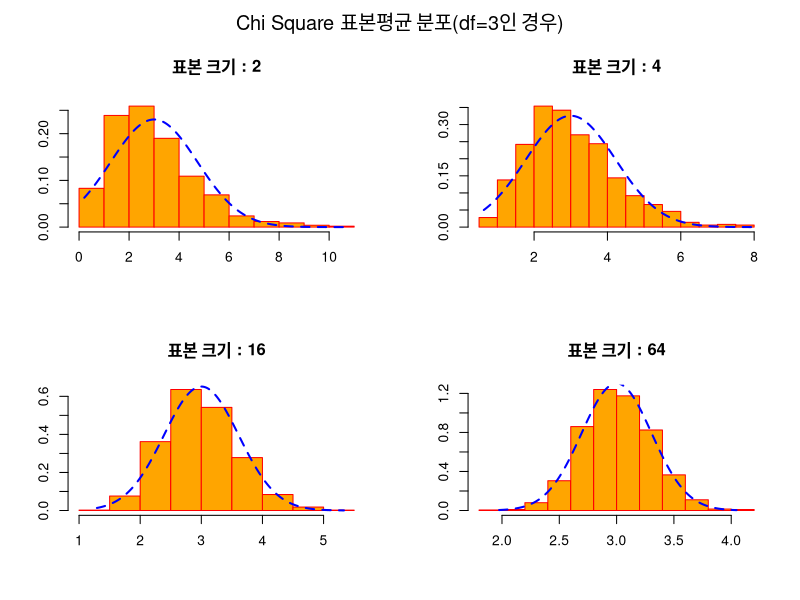
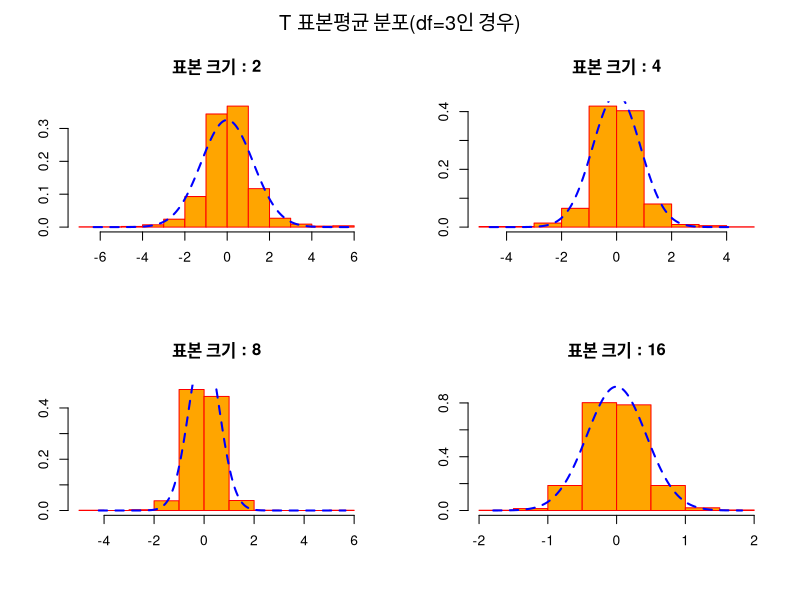
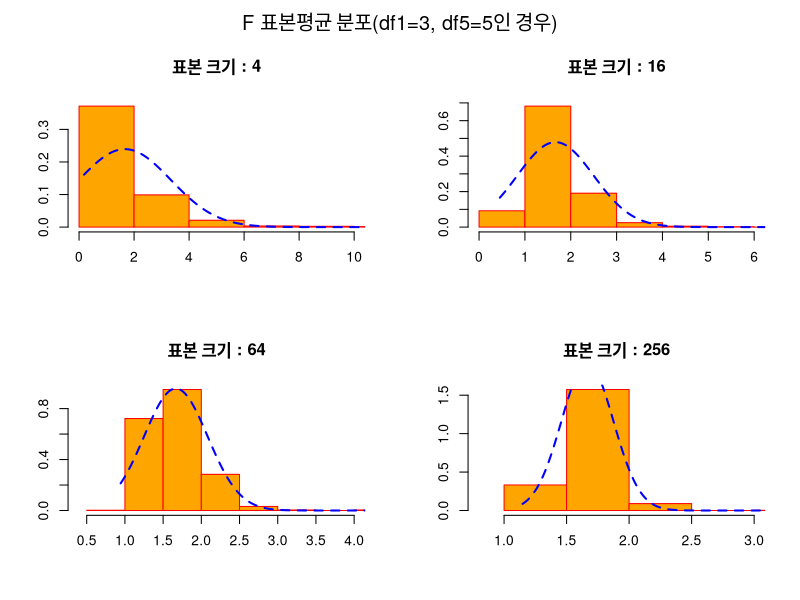
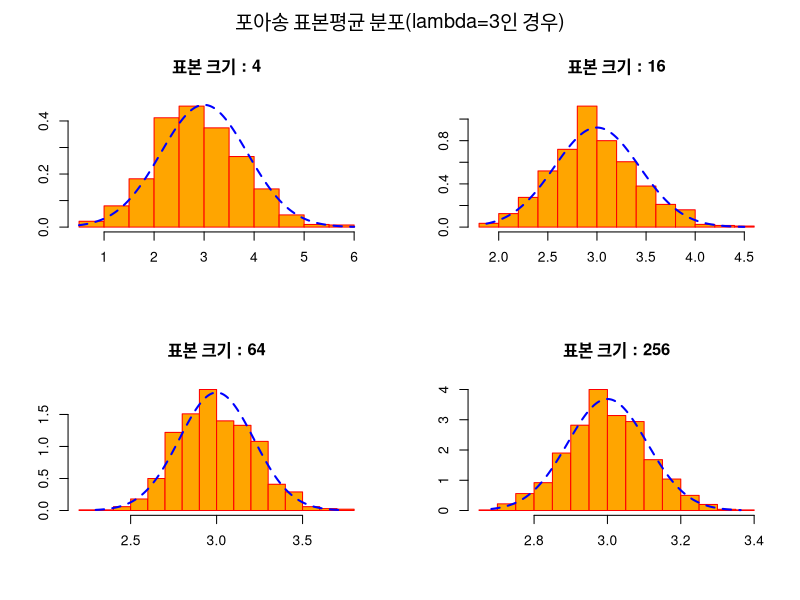
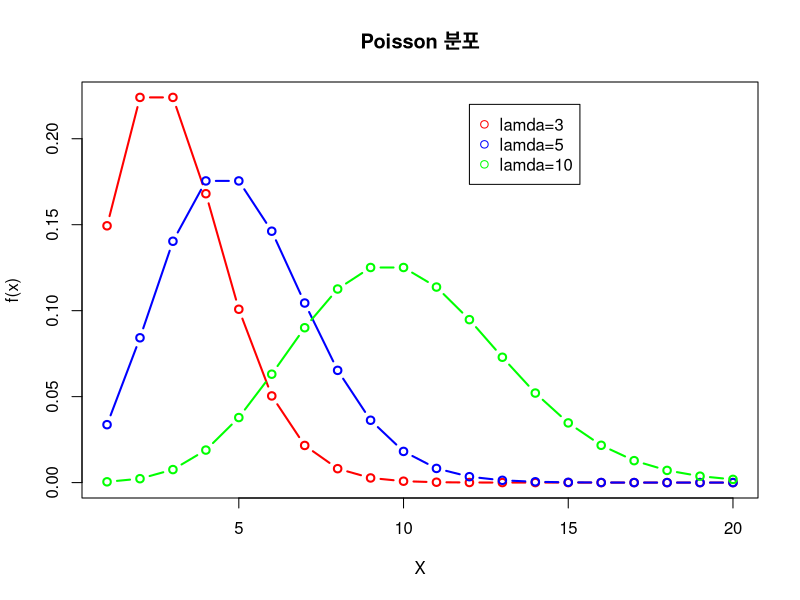

Write R code to recreate these figures, in order.
# Chi Square 분포
n <- 1000
df <- 3
ch.2.mean <- rep(NA, n)
ch.4.mean <- rep(NA, n)
ch.16.mean <- rep(NA, n)
ch.64.mean <- rep(NA, n)

# 표본 크기별로 1000번의 표본추출로 표본평균을 구함
for(i in 1:n) {
  ch.2.mean[i] <- mean(rchisq(2, df=df))
  ch.4.mean[i] <- mean(rchisq(4, df=df))
  ch.16.mean[i] <- mean(rchisq(16, df=df))
  ch.64.mean[i] <- mean(rchisq(64, df=df))
}

# 표본평균들의 분포에서 평균과 표준편차
options(digits=4)
c(mean(ch.2.mean), sd(ch.2.mean))
c(mean(ch.4.mean), sd(ch.4.mean))
c(mean(ch.16.mean), sd(ch.16.mean))
c(mean(ch.64.mean), sd(ch.64.mean))

# chisq(df=3)의 평균과 표준편차
m <- df
s <- sqrt(2 * df)

par(mfrow=c(2,2), oma = c(0, 0, 2, 0))
hist(ch.2.mean, prob=T, main="표본 크기 : 2", 
     ylab="", xlab="", col="orange", border="red")
x1 <- seq(min(ch.2.mean), max(ch.2.mean), length=1000)
y1 <- dnorm(x=x1, mean=m, sd=s/sqrt(2))
lines(x1, y1, lty=2, lwd=2, col="blue")

hist(ch.4.mean, prob=T, main="표본 크기 : 4", 
     ylab="", xlab="", col="orange", border="red")
x2 <- seq(min(ch.4.mean), max(ch.4.mean), length=1000)
y2 <- dnorm(x=x2, mean=m, sd=s/sqrt(4))
lines(x2, y2, lty=2, lwd=2, col="blue")

hist(ch.16.mean, prob=T, main="표본 크기 : 16", 
     ylab="", xlab="", col="orange", border="red")
x3 <- seq(min(ch.16.mean), max(ch.16.mean), length=1000)
y3 <- dnorm(x=x3, mean=m, sd=s/sqrt(16))
lines(x3, y3, lty=2, lwd=2, col="blue")

hist(ch.64.mean, prob=T, main="표본 크기 : 64", 
     ylab="", xlab="", col="orange", border="red")
x4 <- seq(min(ch.64.mean), max(ch.64.mean), length=1000)
y4 <- dnorm(x=x4, mean=m, sd=s/sqrt(64))
lines(x4, y4, lty=2, lwd=2, col="blue")

mtext("Chi Square 표본평균 분포(df=3인 경우)", outer = TRUE, cex = 1.2)

# T 분포
n <- 1000
df <- 3
t.2.mean <- rep(NA, n)
t.4.mean <- rep(NA, n)
t.8.mean <- rep(NA, n)
t.16.mean <- rep(NA, n)

# 표본 크기별로 1000번의 표본추출로 표본평균을 구함
for(i in 1:n) {
  t.2.mean[i] <- mean(rt(2, df=df))
  t.4.mean[i] <- mean(rt(4, df=df))
  t.8.mean[i] <- mean(rt(8, df=df))
  t.16.mean[i] <- mean(rt(16, df=df))
}

# 표본평균들의 분포에서 평균과 표준편차
options(digits=4)
c(mean(t.2.mean), sd(t.2.mean))
c(mean(t.4.mean), sd(t.4.mean))
c(mean(t.8.mean), sd(t.8.mean))
c(mean(t.16.mean), sd(t.16.mean))

# t(df=3)의 평균과 표준편차
m <- 0
s <- sqrt(df / (df - 2))

par(mfrow=c(2,2), oma = c(0, 0, 2, 0))
hist(t.2.mean, prob=T, main="표본 크기 : 2", 
     ylab="", xlab="", col="orange", border="red")
x1 <- seq(min(t.2.mean), max(t.2.mean), length=1000)
y1 <- dnorm(x=x1, mean=m, sd=s/sqrt(2))
lines(x1, y1, lty=2, lwd=2, col="blue")

hist(t.4.mean, prob=T, main="표본 크기 : 4", 
     ylab="", xlab="", col="orange", border="red")
x2 <- seq(min(t.4.mean), max(t.4.mean), length=1000)
y2 <- dnorm(x=x2, mean=m, sd=s/sqrt(4))
lines(x2, y2, lty=2, lwd=2, col="blue")

hist(t.8.mean, prob=T, main="표본 크기 : 8", 
     ylab="", xlab="", col="orange", border="red")
x3 <- seq(min(t.8.mean), max(t.8.mean), length=1000)
y3 <- dnorm(x=x3, mean=m, sd=s/sqrt(8))
lines(x3, y3, lty=2, lwd=2, col="blue")

hist(t.16.mean, prob=T, main="표본 크기 : 16", 
     xlim=c(-2,2), ylim=c(0,0.9), 
     ylab="", xlab="", col="orange", border="red")
x4 <- seq(min(t.16.mean), max(t.16.mean), length=1000)
y4 <- dnorm(x=x4, mean=m, sd=s/sqrt(16))
lines(x4, y4, lty=2, lwd=2, col="blue")

mtext("T 표본평균 분포(df=3인 경우)", outer = TRUE, cex = 1.2)

# F 분포
n <- 1000
df1 <- 3; df2 <- 5
f.4.mean <- rep(NA, n)
f.16.mean <- rep(NA, n)
f.64.mean <- rep(NA, n)
f.256.mean <- rep(NA, n)

# 표본 크기별로 1000번의 표본추출로 표본평균을 구함
for(i in 1:n) {
  f.4.mean[i] <- mean(rf(4, df1=df1, df2=df2))
  f.16.mean[i] <- mean(rf(16, df1=df1, df2=df2))
  f.64.mean[i] <- mean(rf(64, df1=df1, df2=df2))
  f.256.mean[i] <- mean(rf(256, df1=df1, df2=df2))
}

# 표본평균들의 분포에서 평균과 표준편차
options(digits=4)
c(mean(f.4.mean), sd(f.4.mean))
c(mean(f.16.mean), sd(f.16.mean))
c(mean(f.64.mean), sd(f.64.mean))
c(mean(f.256.mean), sd(f.256.mean))

# f(df1=3, df2=5)의 평균과 표준편차
m <- df2 / (df2 - 2)
s <- sqrt(2 * df2^2 * (df1+df2-2) /(df1 * (df2-2)^2 * (df2-4)))

par(mfrow=c(2,2), oma = c(0, 0, 2, 0))
hist(f.4.mean, prob=T, main="표본 크기 : 4", 
     xlim=c(0,10),
     ylab="", xlab="", col="orange", border="red")
x1 <- seq(min(f.4.mean), max(f.4.mean), length=1000)
y1 <- dnorm(x=x1, mean=m, sd=s/sqrt(4))
lines(x1, y1, lty=2, lwd=2, col="blue")

hist(f.16.mean, prob=T, main="표본 크기 : 16", 
     xlim=c(0,6),
     ylab="", xlab="", col="orange", border="red")
x2 <- seq(min(f.16.mean), max(f.16.mean), length=1000)
y2 <- dnorm(x=x2, mean=m, sd=s/sqrt(16))
lines(x2, y2, lty=2, lwd=2, col="blue")

hist(f.64.mean, prob=T, main="표본 크기 : 64", 
     xlim=c(0.4,4),
     ylab="", xlab="", col="orange", border="red")
x3 <- seq(min(f.64.mean), max(f.64.mean), length=1000)
y3 <- dnorm(x=x3, mean=m, sd=s/sqrt(64))
lines(x3, y3, lty=2, lwd=2, col="blue")

hist(f.256.mean, prob=T, main="표본 크기 : 256", 
     xlim=c(0.8,3),
     ylab="", xlab="", col="orange", border="red")
x4 <- seq(min(f.256.mean), max(f.256.mean), length=1000)
y4 <- dnorm(x=x4, mean=m, sd=s/sqrt(256))
lines(x4, y4, lty=2, lwd=2, col="blue")

mtext("F 표본평균 분포(df1=3, df5=5인 경우)", outer = TRUE, cex = 1.2)

# 포아송(Poisson) 분포
n <- 1000
lambda <- 3
p.4.mean <- rep(NA, n)
p.16.mean <- rep(NA, n)
p.64.mean <- rep(NA, n)
p.256.mean <- rep(NA, n)

# 표본 크기별로 1000번의 표본추출로 표본평균을 구함
for(i in 1:n) {
  p.4.mean[i] <- mean(rpois(4, lambda=lambda))
  p.16.mean[i] <- mean(rpois(16, lambda=lambda))
  p.64.mean[i] <- mean(rpois(64, lambda=lambda))
  p.256.mean[i] <- mean(rpois(256, lambda=lambda))
}

# 표본평균들의 분포에서 평균과 표준편차
options(digits=4)
c(mean(p.4.mean), sd(p.4.mean))
c(mean(p.16.mean), sd(p.16.mean))
c(mean(p.64.mean), sd(p.64.mean))
c(mean(p.256.mean), sd(p.256.mean))

# pois(lambda=3)의 평균과 표준편차
m <- lambda
s <- sqrt(lambda)

par(mfrow=c(2,2), oma = c(0, 0, 2, 0))
hist(p.4.mean, prob=T, main="표본 크기 : 4", 
     #xlim=c(0,10),
     ylab="", xlab="", col="orange", border="red")
x1 <- seq(min(p.4.mean), max(p.4.mean), length=1000)
y1 <- dnorm(x=x1, mean=m, sd=s/sqrt(4))
lines(x1, y1, lty=2, lwd=2, col="blue")

hist(p.16.mean, prob=T, main="표본 크기 : 16", 
     #xlim=c(0,6),
     ylab="", xlab="", col="orange", border="red")
x2 <- seq(min(p.16.mean), max(p.16.mean), length=1000)
y2 <- dnorm(x=x2, mean=m, sd=s/sqrt(16))
lines(x2, y2, lty=2, lwd=2, col="blue")

hist(p.64.mean, prob=T, main="표본 크기 : 64", 
     #xlim=c(0.4,4),
     ylab="", xlab="", col="orange", border="red")
x3 <- seq(min(p.64.mean), max(p.64.mean), length=1000)
y3 <- dnorm(x=x3, mean=m, sd=s/sqrt(64))
lines(x3, y3, lty=2, lwd=2, col="blue")

hist(p.256.mean, prob=T, main="표본 크기 : 256", 
     #xlim=c(0.8,3),
     ylab="", xlab="", col="orange", border="red")
x4 <- seq(min(p.256.mean), max(p.256.mean), length=1000)
y4 <- dnorm(x=x4, mean=m, sd=s/sqrt(256))
lines(x4, y4, lty=2, lwd=2, col="blue")

mtext("포아송 표본평균 분포(lambda=3인 경우)", outer = TRUE, cex = 1.2)

par(mfrow=c(1,1), oma = c(0, 0, 0, 0))
rs<-data.frame()
for (i in 1:20) {
  rs[i,1]<-dpois(i,3)
  rs[i,2]<-dpois(i,5)
  rs[i,3]<-dpois(i,10)
}

plot(rs[,1], type="b", col="red", lwd="2", main="Poisson 분포",
     xlab="X", ylab="f(x)")                      # lamda=3
lines(rs[,2], type="b", col="blue", lwd="2")     # lamda=5
lines(rs[,3], type="b", col="green", lwd="2")    # lamda=10
legend(x=12, y=0.22, c("lamda=3", "lamda=5", "lamda=10"),
       col=c("red", "blue", "green"), pch = c(1, 1, 1))
